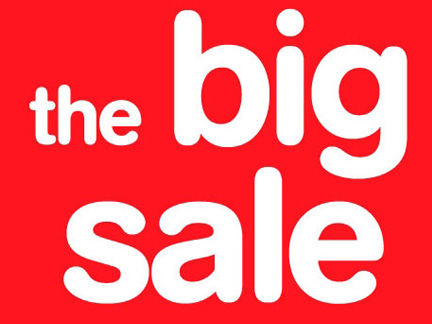
#> input picture test_dataset/Ringing_mosquito_test1.jpg, 432 x 324 px, found by its file name
$ python Ringing_mosquito.py
#> lines starting #> are read from the running program, lines starting #| are printed output that depends on the picture; after the words box and inside, x2 and y2 are one past the last pixel; in counts of white or black regions, pixels touching at a corner belong together; long printed decimals are rounded
### artifact_code/common_functions.py
"""Code which is used for both blockiness and also Ringing and mosquito_noise artifacts."""
import logging
from cv2 import cv2
import matplotlib.pyplot as plt

#Constant values that can be used in this program.
BLOCK_ROWS = 5
BLOCK_COLS = 5
T_FLAT = 1
T_TEX =  200


def get_image_blocks (image, rows, cols):
    """Getting the block from the image."""
    blocks = []
    srows = int(rows / BLOCK_ROWS)
    scols = int(cols / BLOCK_COLS)
    for i in range (0, srows):
        blocks.append([])
        for j in range (0, scols):
            blocks[i].append(image[i*BLOCK_ROWS :(i+1)*BLOCK_ROWS, j*BLOCK_COLS :(j+1)*BLOCK_COLS])
    return blocks


def compute_overall_annoyance(artifacted_blocks):
    """Calculating the total visibility of the image and return the values as int type."""
    annoyance = 0
    if len(artifacted_blocks) != 0:
        for block in artifacted_blocks:
            annoyance += block.annoyance
        return annoyance / len(artifacted_blocks)
    else:
        return 0


def highlight_image_artifacts(image,artifacted_blocks):
    """It is used for highlighting the artifacts on the image."""
    for block in artifacted_blocks:
        start_point = block.y*BLOCK_COLS, block.x*BLOCK_ROWS
        end_point = (block.y+1)*BLOCK_COLS, (block.x+1)*BLOCK_ROWS
        cv2.rectangle (image, start_point, end_point, (0, 0, 0))


def log_artifact(message):
    """This function is used to write the execution time of the functions in the log file."""
    logging.basicConfig(filename= r"C:\Users\Vissamsetty Bharath\Downloads\Artifact_Detection-master\logs\log_file_ringing.log",
    format='%(asctime)s : %(name)s  : %(funcName)s : %(levelname)s : %(message)s')
    logger = logging.getLogger(__name__)
    logger.setLevel(logging.WARNING)
    logger.warning(message)


# [7 lines left out: function printing_image, not called in this run]

### artifact_code/Ringing_mosquito.py
"""Code for Ringing and mosquito_noise artifacts."""
import time
from cv2 import cv2
import numpy as np
import common_functions


#Constant values that can be used in this program.
BLOCK_ROWS = common_functions.BLOCK_ROWS
BLOCK_COLS = common_functions.BLOCK_COLS
KERNEL_X = 3
KERNEL_Y = 3
T_FLAT = common_functions.T_FLAT
T_TEX =  common_functions.T_TEX


class ArtifactedBlock:
    """It assigns values to the variables x,y and annoyance."""
    x = None
    y = None
    annoyance = None
    def __init__(self, x_coord, y_coord, annoyance):
        self.x = x_coord
        self.y = y_coord
        self.annoyance = annoyance


def compute_sad_for_block(block):
    """Computing sum of Absolute Differences for each block."""
    sad = sad1 = sad2 = 0
    for i in range(0, BLOCK_ROWS -1):
        for j in range (0, BLOCK_COLS-1):
            sad1 = np.abs(block[i][j] - block[i+1][j])
            sad2 = np.abs(block[i][j] - block[i][j+1])
            sad += sad1 + sad2
    return sad


def compute_blocks_sad(blocks):
    """Computing sum of Absolute Differences for a group of block """
    blocks_sads = np.array([[[0, 0, 0] for x in range(len(blocks[0]))] for x in range(len(blocks))])
    for i in range (0, len(blocks)):
        for j in range (0, len(blocks[i])):
            blocks_sads[i][j] =  compute_sad_for_block(blocks[i][j])
    return blocks_sads


def check_if_artifacted (blocks_sads):
    """The conditions to label a region"""
    F_threshold = blocks_sads < T_FLAT
    T_threshold  = blocks_sads > T_TEX
    flat_top = (F_threshold[0][0].all() and F_threshold[0][1].all()) or (F_threshold[0][1].all()
    and F_threshold[0][2].all())
    flat_bottom = (F_threshold[2][0].all() and F_threshold[2][1].all()) or (F_threshold[2][1].all()
    and F_threshold[2][2].all())
    flat_left = (F_threshold[0][0].all() and F_threshold[1][0].all()) or (F_threshold[1][0].all()
    and F_threshold[2][0].all())
    flat_right = (F_threshold[0][2].all() and F_threshold[1][2].all()) or (F_threshold[1][2].all()
    and F_threshold[2][2].all())
    flat = flat_top or flat_bottom or flat_left or flat_right
    tex = False
    for i in range (0, len(T_threshold)):
        for j in range (0, len(T_threshold[i])):
            if i != 1 and j != 1:
                tex = tex or all(T_threshold[i][j])
    centre = (T_FLAT < blocks_sads [1][1]).all () and (blocks_sads [1][1] < T_TEX ).all ()
    artifacted = tex and flat and centre
    return artifacted


def check_artifacted_blocks (blocks_SADs_map):
    """The function is used to check on the entire image"""
    artifacted_blocks = []
    for i in range (1, len ( blocks_SADs_map ) - 1):
        for j in range (1, len ( blocks_SADs_map [i]) - 1):
            if check_if_artifacted ( blocks_SADs_map [i -1:i+2, j -1:j +2]) :
                annoyance = blocks_SADs_map [i][j ]/(( BLOCK_COLS -1) *(BLOCK_ROWS -1) *2)
                artifacted_blocks.append( ArtifactedBlock (i,j, annoyance ))
    return artifacted_blocks


if __name__ == '__main__':
    #The Main function to call all functions and returns total_artifacts_percentage,annoyance_score.
    start = time.time()
    image_input_path = r"C:\Users\Vissamsetty Bharath\Documents\project_python\Ringing_mosquito_test1.jpg"
    image_output_path = r"C:\Users\Vissamsetty Bharath\Documents\project_python\output_image.jpg"
    print("reading image from source path"+ image_input_path)
    common_functions.log_artifact('Image has read from source - Step - 1')
    image = cv2.imread(image_input_path, cv2.IMREAD_COLOR)
#> image is the input picture: shape (324, 432, 3); mean B, G, R 103, 95.8, 252.8
    image_array = np.array(image, dtype =np.int64)
    rows,cols,char = image.shape
#> rows = 324; cols = 432; char = 3
    blocks = common_functions.get_image_blocks(image_array, rows, cols)
#> after the loop in get_image_blocks, `for i in range (0, srows):`: blocks = 64 items
#> blocks = 64 items
    common_functions.log_artifact('executed get_image_blocks function - Step - 2')
    blocks_sads = compute_blocks_sad(blocks)
#> in compute_blocks_sad, `blocks_sads = np.array([[[0, 0, 0] for x in range(len(blocks[0]))] for..`: blocks_sads: shape (64, 86, 3) int64; every value is 0
#> the loop in compute_blocks_sad, `for i in range (0, len(blocks)):` made 64 passes
#> after the loop in compute_blocks_sad, `for i in range (0, len(blocks)):`:
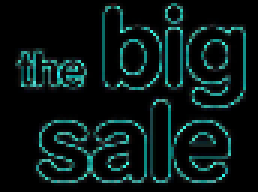
#> blocks_sads: shape (64, 86, 3) int64 (shown 3 times larger); mean of channels 0, 1, 2 155.4, 161.1, 61.6; drawn with min black and max white
    common_functions.log_artifact('executed compute_blocks_sad function - Step - 3')
    artifacted_blocks = check_artifacted_blocks(blocks_sads)
#> the loop in check_artifacted_blocks, `for i in range (1, len ( blocks_SADs_map ) - 1):` made 62 passes
    print("The threshold values for Flat Threshold and Textural Threshold ", T_FLAT,T_TEX)
    common_functions.log_artifact('executed check_artifacted_blocks function - Step - 4')
    common_functions.log_artifact('output the values of Annoyance Score and Artifacted Edges - Step - 5')
    annoyance_score = np.average(common_functions.compute_overall_annoyance(artifacted_blocks))
    print ('Annoyance Score:', f'{annoyance_score}')
#| Annoyance Score: 1.492
    total_artifacts_percentage = np.float_(len(artifacted_blocks)) / np.float_((rows / BLOCK_ROWS)
    *( cols / BLOCK_COLS))*100
    print ('Artifacted Edges:', f'{total_artifacts_percentage}')
#| Artifacted Edges: 4.662
    common_functions.highlight_image_artifacts(image, artifacted_blocks)
#> after the loop in highlight_image_artifacts, `for block in artifacted_blocks:`:
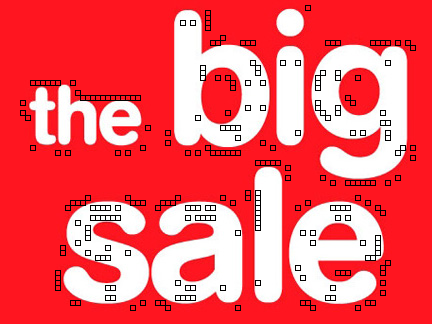
#> image: shape (324, 432, 3); 3.23% of pixels changed, all inside (x1, y1, x2, y2) = (20, 5, 416, 311)
    common_functions.log_artifact('artifact is highlighted on image - Step - 6')
    common_functions.log_artifact('writing image into output file - Step - 7')
    cv2.imwrite(image_output_path, image)
    end = time.time()
    print("The time of execution of the whole program is :", end-start)

$ run again, with test_dataset/Ringing_mosquito_test2.jpg copied over test_dataset/Ringing_mosquito_test1.jpg
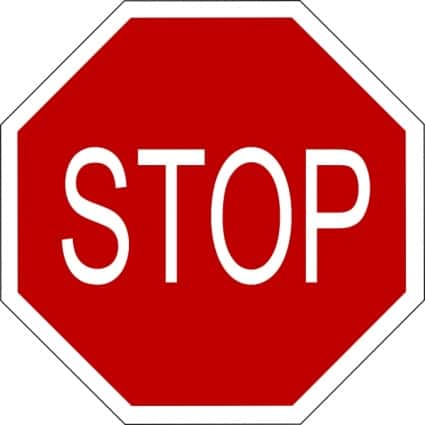
#> input picture test_dataset/Ringing_mosquito_test2.jpg, 425 x 425 px, found by its file name
#> image is the input picture: shape (425, 425, 3); mean B, G, R 95.4, 95.3, 212.1
#> after the loop in get_image_blocks, `for i in range (0, srows):`: blocks = 85 items
#> the loop in compute_blocks_sad, `for i in range (0, len(blocks)):` made 85 passes
#> after the loop in compute_blocks_sad, `for i in range (0, len(blocks)):`:
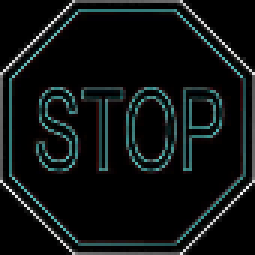
#> blocks_sads: shape (85, 85, 3) int64 (shown 3 times larger); mean of channels 0, 1, 2 150.1, 149.3, 115.4; drawn with min black and max white
#> the loop in check_artifacted_blocks, `for i in range (1, len ( blocks_SADs_map ) - 1):` made 83 passes
#| Annoyance Score: 1.856
#| Artifacted Edges: 4.360
#> after the loop in highlight_image_artifacts, `for block in artifacted_blocks:`:
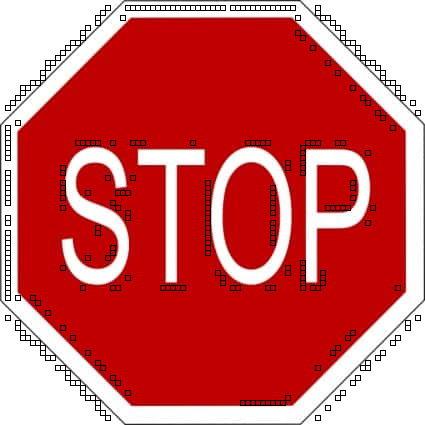
#> image: shape (425, 425, 3); 2.89% of pixels changed, all inside (x1, y1, x2, y2) = (5, 5, 421, 421)
